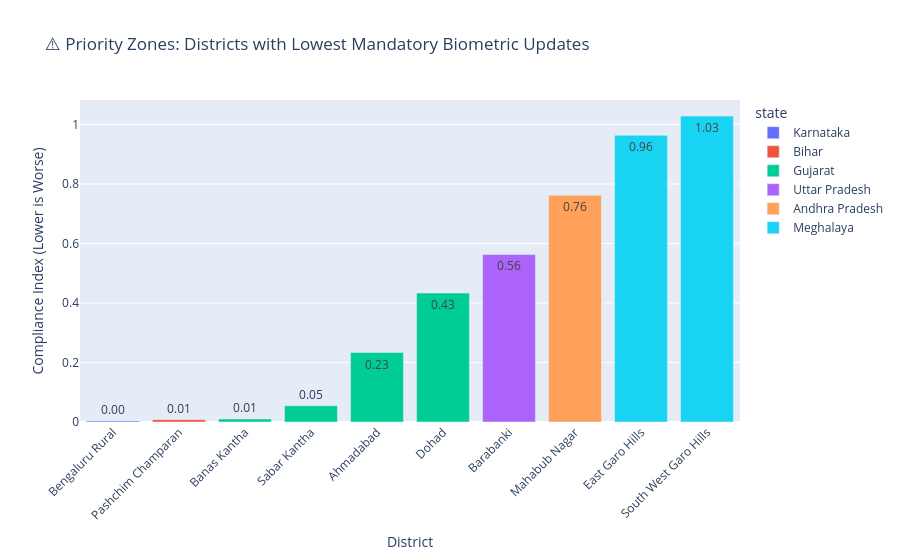

The cell this chart's notebook holds for it:
### Code cell
import plotly.express as px

# --- STEP 10: COMPLIANCE GAP ANALYSIS ---
print("🚀 Analyzing District-wise Compliance...")

# 1. Aggregate Data by District & State
# We sum up all activity over the whole time period
enrol_summary = df_enrol.groupby(['state', 'district'])[['age_0_5']].sum().reset_index()
bio_summary = df_bio.groupby(['state', 'district'])[['bio_age_5_17']].sum().reset_index()

# 2. Merge them together
# We want to match the enrolment data with biometric data for the same district
gap_df = pd.merge(enrol_summary, bio_summary, on=['state', 'district'], how='inner')

# 3. Calculate "Update Ratio"
# Logic: For every 100 kids enrolled (0-5), how many biometric updates (5-17) are happening?
# A LOW number means people are forgetting to update.
gap_df['update_ratio'] = gap_df['bio_age_5_17'] / gap_df['age_0_5']

# 4. Filter for meaningful data (ignore tiny districts with < 1000 enrolments to avoid noise)
gap_df = gap_df[gap_df['age_0_5'] > 1000]

# 5. Find the "Bottom 10" (Districts that need help)
worst_districts = gap_df.sort_values(by='update_ratio', ascending=True).head(10)

print("⚠️ Top 10 Districts with Lowest Biometric Compliance:")
display(worst_districts[['state', 'district', 'update_ratio']])

# --- VISUALIZATION ---
# Create an interactive Bar Chart
fig = px.bar(
    worst_districts,
    x='district',
    y='update_ratio',
    color='state',
    title='⚠️ Priority Zones: Districts with Lowest Mandatory Biometric Updates',
    labels={'update_ratio': 'Compliance Index (Lower is Worse)', 'district': 'District'},
    text_auto='.2f'
)

fig.update_layout(xaxis_tickangle=-45)
fig.show()

### Figure 1 — Plotly figure (JSON) as saved in the notebook; plotly's stock layout.template omitted (floating-point values rounded to 4 significant figures)
{"data": [{"hovertemplate": "state=Karnataka<br>District=%{x}<br>Compliance Index (Lower is Worse)=%{y}<extra></extra>", "legendgroup": "Karnataka", "marker": {"color": "#636efa", "pattern": {"shape": ""}}, "name": "Karnataka", "orientation": "v", "showlegend": true, "textposition": "auto", "texttemplate": "%{y:.2f}", "type": "bar", "x": ["Bengaluru Rural"], "xaxis": "x", "y": [0.003475], "yaxis": "y"}, {"hovertemplate": "state=Bihar<br>District=%{x}<br>Compliance Index (Lower is Worse)=%{y}<extra></extra>", "legendgroup": "Bihar", "marker": {"color": "#EF553B", "pattern": {"shape": ""}}, "name": "Bihar", "orientation": "v", "showlegend": true, "textposition": "auto", "texttemplate": "%{y:.2f}", "type": "bar", "x": ["Pashchim Champaran"], "xaxis": "x", "y": [0.007905], "yaxis": "y"}, {"hovertemplate": "state=Gujarat<br>District=%{x}<br>Compliance Index (Lower is Worse)=%{y}<extra></extra>", "legendgroup": "Gujarat", "marker": {"color": "#00cc96", "pattern": {"shape": ""}}, "name": "Gujarat", "orientation": "v", "showlegend": true, "textposition": "auto", "texttemplate": "%{y:.2f}", "type": "bar", "x": ["Banas Kantha", "Sabar Kantha", "Ahmadabad", "Dohad"], "xaxis": "x", "y": [0.009838, 0.05448, 0.2334, 0.4333], "yaxis": "y"}, {"hovertemplate": "state=Uttar Pradesh<br>District=%{x}<br>Compliance Index (Lower is Worse)=%{y}<extra></extra>", "legendgroup": "Uttar Pradesh", "marker": {"color": "#ab63fa", "pattern": {"shape": ""}}, "name": "Uttar Pradesh", "orientation": "v", "showlegend": true, "textposition": "auto", "texttemplate": "%{y:.2f}", "type": "bar", "x": ["Barabanki"], "xaxis": "x", "y": [0.5632], "yaxis": "y"}, {"hovertemplate": "state=Andhra Pradesh<br>District=%{x}<br>Compliance Index (Lower is Worse)=%{y}<extra></extra>", "legendgroup": "Andhra Pradesh", "marker": {"color": "#FFA15A", "pattern": {"shape": ""}}, "name": "Andhra Pradesh", "orientation": "v", "showlegend": true, "textposition": "auto", "texttemplate": "%{y:.2f}", "type": "bar", "x": ["Mahabub Nagar"], "xaxis": "x", "y": [0.7618], "yaxis": "y"}, {"hovertemplate": "state=Meghalaya<br>District=%{x}<br>Compliance Index (Lower is Worse)=%{y}<extra></extra>", "legendgroup": "Meghalaya", "marker": {"color": "#19d3f3", "pattern": {"shape": ""}}, "name": "Meghalaya", "orientation": "v", "showlegend": true, "textposition": "auto", "texttemplate": "%{y:.2f}", "type": "bar", "x": ["East Garo Hills", "South West Garo Hills"], "xaxis": "x", "y": [0.9634, 1.028], "yaxis": "y"}], "layout": {"barmode": "relative", "legend": {"title": {"text": "state"}, "tracegroupgap": 0}, "title": {"text": "⚠️ Priority Zones: Districts with Lowest Mandatory Biometric Updates"}, "xaxis": {"anchor": "y", "domain": [0, 1], "tickangle": -45, "title": {"text": "District"}}, "yaxis": {"anchor": "x", "domain": [0, 1], "title": {"text": "Compliance Index (Lower is Worse)"}}}}
